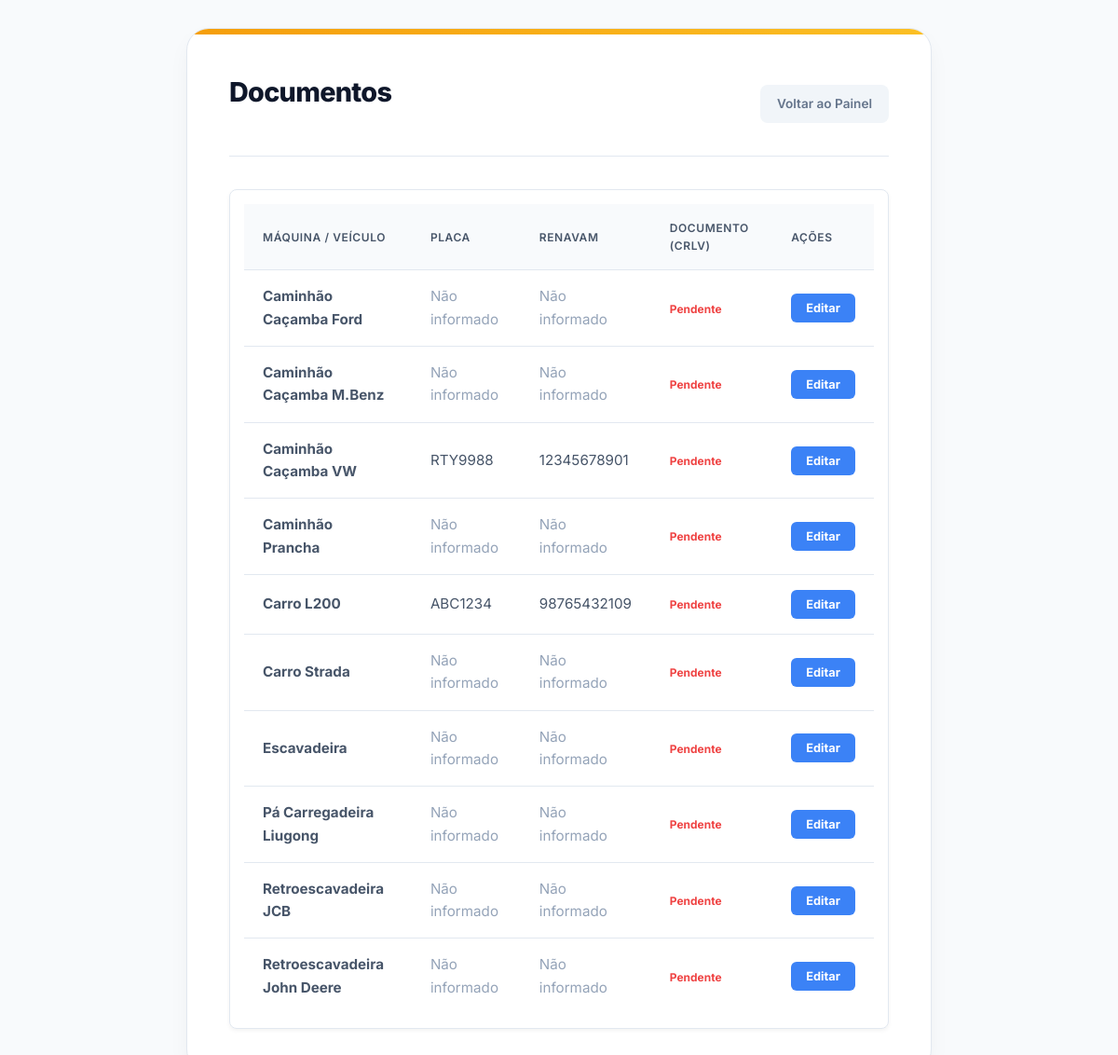
Screenshot of /documentos.php (signed in) with the database file from the repository.
### tables this page shows
CREATE TABLE maquinas (
    id               INT AUTO_INCREMENT PRIMARY KEY,
    nome             VARCHAR(100) NOT NULL UNIQUE,
    tem_horimetro    TINYINT(1) NOT NULL DEFAULT 1,    
    horimetro_atual  DECIMAL(10,2) NOT NULL DEFAULT 0,
    ultima_troca     DECIMAL(10,2) NOT NULL DEFAULT 0,  
    intervalo_troca  INT NOT NULL DEFAULT 250,          
    margem_aviso     INT NOT NULL DEFAULT 50,           
    placa            VARCHAR(10)  NULL,
    renavam          VARCHAR(20)  NULL,
    crlv_arquivo     VARCHAR(255) NULL                  
);

### config.php (called while the page is built, shortened)
<?php
function e($texto): string
{
    return htmlspecialchars((string) $texto, ENT_QUOTES, 'UTF-8');
}

### documentos.php (the view, shortened to what this page needs)
<?php
require 'config.php';
$frota = $pdo->query('SELECT * FROM maquinas ORDER BY nome')->fetchAll();
require 'cabecalho.php';
?>
    <div class="container dashboard-container max-w-800">
        <div class="header-painel">
            <h2>Documentos</h2>
            <a href="painel.php" class="btn-sair">Voltar ao Painel</a>
        </div>
        <div class="table-responsive" style="background: #fff; padding: 15px; border-radius: 8px; box-shadow: 0 2px 4px rgba(0,0,0,0.05);">
            <table>
                <thead>
                    <tr>
                        <th>Máquina / Veículo</th>
                        <th>Placa</th>
                        <th>RENAVAM</th>
                        <th>Documento (CRLV)</th>
                        <th>Ações</th>
                    </tr>
                </thead>
                <tbody>
                    <?php foreach ($frota as $v): ?>
                        <tr>
                            <td data-label="Veículo"><strong><?= e($v['nome']) ?></strong></td>
                            <td data-label="Placa"><?= $v['placa'] ? e($v['placa']) : '<span style="color:#94a3b8;">Não informado</span>' ?></td>
                            <td data-label="RENAVAM"><?= $v['renavam'] ? e($v['renavam']) : '<span style="color:#94a3b8;">Não informado</span>' ?></td>
                            <td data-label="CRLV">
                                <?php if ($v['crlv_arquivo']): ?>
                                    <a href="arquivo.php?id=<?= $v['id'] ?>" target="_blank" class="btn-editar" style="background-color: #10b981; border-color: #10b981; color: #fff;">Abrir Arquivo</a>
                                <?php else: ?>
                                    <span style="color:#ef4444; font-size: 12px; font-weight: bold;">Pendente</span>
                                <?php endif; ?>
                            </td>
                            <td>
                                <button type="button" class="btn-editar btn-abrir"
                                        data-id="<?= $v['id'] ?>"
                                        data-nome="<?= e($v['nome']) ?>"
                                        data-placa="<?= e($v['placa']) ?>"
                                        data-renavam="<?= e($v['renavam']) ?>">Editar</button>
                            </td>
                        </tr>
                    <?php endforeach; ?>
                </tbody>
            </table>
        </div>
    </div>
</body>
</html>

### cabecalho.php (shortened to what this page needs)
<!DOCTYPE html>
<html lang="pt-br">
<head>
    <link rel="stylesheet" href="style.css">
</head>
<body>

### style.css (style rules this page uses)
:root { --primary: #f59e0b; --primary-hover: #d97706; --primary-light: #fef3c7; --dark-bg: #0f172a; --dark-hover: #1e293b; --bg-body: #f8fafc; --surface: #ffffff; --text-main: #475569; --text-dark: #0f172a; --border: #e2e8f0; --radius-sm: 8px; --radius-md: 16px; --radius-lg: 24px; --shadow-sm: 0 1px 2px 0 rgba(0, 0, 0, 0.05); --shadow-md: 0 4px 6px -1px rgba(0, 0, 0, 0.1), 0 2px 4px -1px rgba(0, 0, 0, 0.06); --shadow-lg: 0 10px 25px -3px rgba(0, 0, 0, 0.05), 0 4px 6px -2px rgba(0, 0, 0, 0.025); --shadow-float: 0 20px 40px -5px rgba(0, 0, 0, 0.1); }
* { margin: 0; padding: 0; box-sizing: border-box; font-family: 'Inter', -apple-system, BlinkMacSystemFont, "Segoe UI", Roboto, sans-serif; }
body { background-color: var(--bg-body); color: var(--text-main); min-height: 100vh; padding: 30px 20px; line-height: 1.6; -webkit-font-smoothing: antialiased; }
.container { background-color: var(--surface); width: 100%; max-width: 480px; margin: 0 auto 30px auto; padding: 40px; border-radius: var(--radius-lg); box-shadow: var(--shadow-lg); border: 1px solid var(--border); position: relative; overflow: hidden; }
.container::before { content: ''; position: absolute; top: 0; left: 0; width: 100%; height: 6px; background: linear-gradient(90deg, var(--primary), #fbbf24); }
.dashboard-container { max-width: 1250px !important; padding: 45px !important; }
.max-w-800 { max-width: 800px !important; }
h2, h3 { text-align: center; color: var(--text-dark); margin-bottom: 25px; font-weight: 800; letter-spacing: -0.025em; }
h2 { font-size: 1.8rem; }
button, .btn-login, .btn-salvar, .btn-fechamento, .btn-excel, .btn-admin, .btn-filtrar, .btn-sair, .link-voltar, .btn-editar, .btn-manutencao, .btn-ia { border-radius: var(--radius-sm); font-size: 0.95rem; font-weight: 700; text-decoration: none; transition: all 0.3s cubic-bezier(0.4, 0, 0.2, 1); display: inline-flex; align-items: center; justify-content: center; gap: 10px; cursor: pointer; border: none; padding: 14px 24px; }
.btn-sair, .link-voltar { background-color: #f1f5f9; color: #64748b; padding: 10px 18px; font-size: 0.85rem; font-weight: 600; }
.btn-editar { background-color: #3b82f6; color: #fff; padding: 8px 16px; font-size: 0.8rem; border-radius: 6px; }
.header-painel { display: flex; justify-content: space-between; align-items: center; margin-bottom: 35px; border-bottom: 1px solid var(--border); padding-bottom: 20px; }
.table-responsive { width: 100%; overflow-x: auto; border-radius: var(--radius-md); border: 1px solid var(--border); background: var(--surface); }
table { width: 100%; border-collapse: collapse; font-size: 0.95rem; }
th, td { padding: 16px 20px; border-bottom: 1px solid var(--border); text-align: left; }
th { background-color: #f8fafc; color: var(--text-main); font-weight: 600; text-transform: uppercase; font-size: 0.75rem; letter-spacing: 0.05em; }
tr:last-child td { border-bottom: none; }

### rows the page displays
maquinas: nome "Caminhão Caçamba Ford", shows "Não informado", shows "Pendente"
maquinas: nome "Caminhão Caçamba M.Benz", shows "Não informado", shows "Pendente"
maquinas: nome "Caminhão Caçamba VW", placa "RTY9988", renavam "12345678901", shows "Pendente"
maquinas: nome "Caminhão Prancha", shows "Não informado", shows "Pendente"
maquinas: nome "Carro L200", placa "ABC1234", renavam "98765432109", shows "Pendente"
maquinas: nome "Carro Strada", shows "Não informado", shows "Pendente"
maquinas: nome "Escavadeira", shows "Não informado", shows "Pendente"
maquinas: nome "Pá Carregadeira Liugong", shows "Não informado", shows "Pendente"
maquinas: nome "Retroescavadeira JCB", shows "Não informado", shows "Pendente"
maquinas: nome "Retroescavadeira John Deere", shows "Não informado", shows "Pendente"
